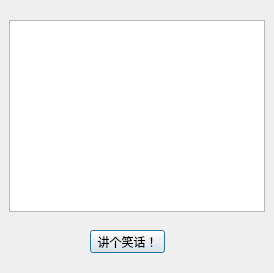
<?xml version="1.0" encoding="UTF-8"?>
<ui version="4.0">
 <class>JokeDialog</class>
 <widget class="QDialog" name="JokeDialog">
  <property name="windowTitle">
   <string>讲个笑话</string>
  </property>
  <widget class="QTextBrowser" name="textBrowser">
   <property name="geometry">
    <rect>
     <x>9</x>
     <y>20</y>
     <width>256</width>
     <height>192</height>
    </rect>
   </property>
  </widget>
  <widget class="QPushButton" name="pushButton">
   <property name="geometry">
    <rect>
     <x>90</x>
     <y>230</y>
     <width>75</width>
     <height>23</height>
    </rect>
   </property>
   <property name="text">
    <string>讲个笑话！</string>
   </property>
  </widget>
 </widget>
 <resources/>
 <connections/>
</ui>
